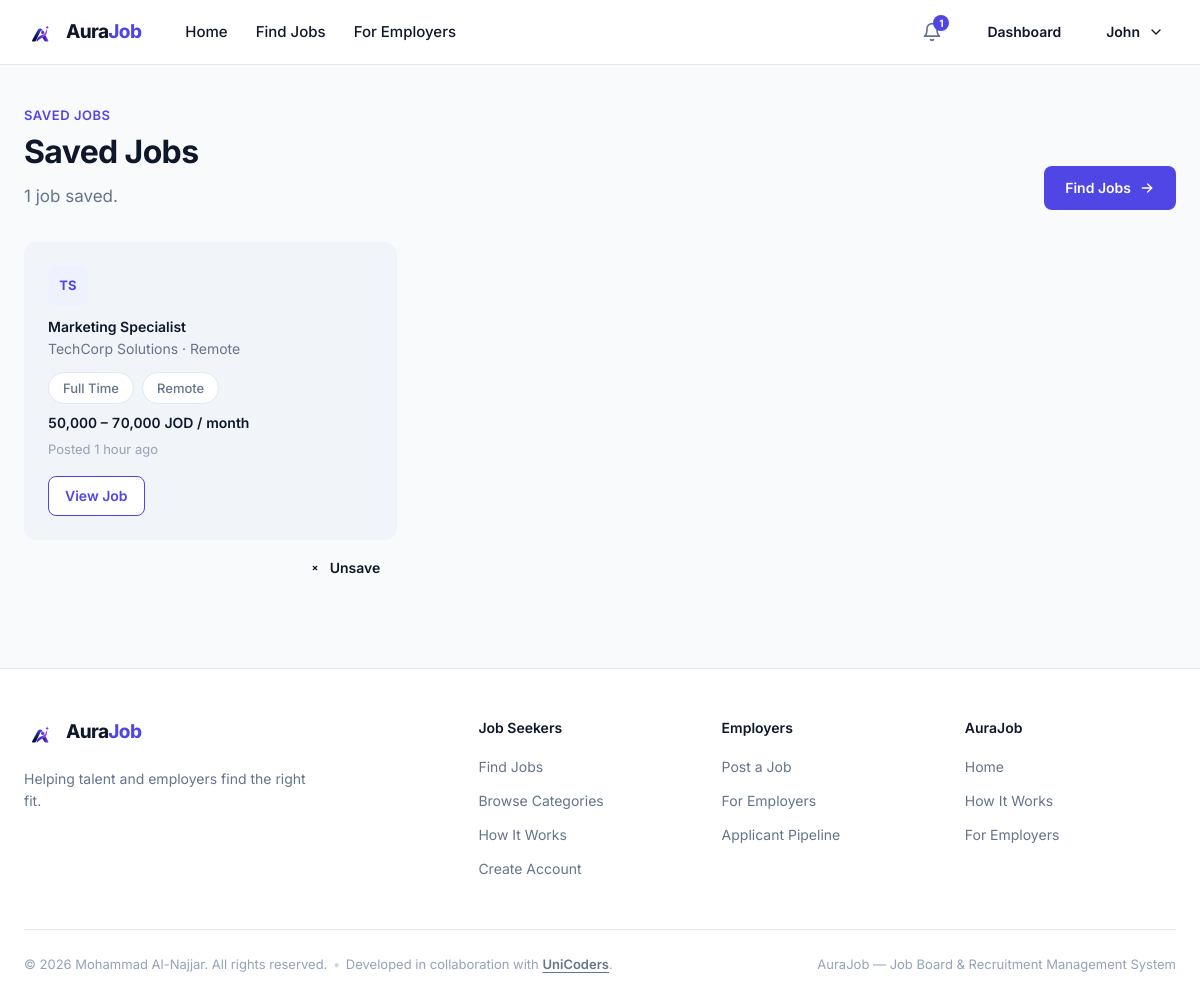
Page /applicant/saved-jobs.php (signed in) on the committed database.
### tables this page shows
CREATE TABLE saved_jobs (
    applicant_id INT UNSIGNED NOT NULL,
    job_id       INT UNSIGNED NOT NULL,
    saved_at     TIMESTAMP    NOT NULL DEFAULT CURRENT_TIMESTAMP,
    PRIMARY KEY (applicant_id, job_id),
    KEY idx_saved_jobs_job (job_id),
    CONSTRAINT fk_saved_jobs_applicant
        FOREIGN KEY (applicant_id) REFERENCES users (id)
        ON DELETE CASCADE,
    CONSTRAINT fk_saved_jobs_job
        FOREIGN KEY (job_id) REFERENCES jobs (id)
        ON DELETE CASCADE
);

CREATE TABLE companies (
    id             INT UNSIGNED   NOT NULL AUTO_INCREMENT,
    user_id        INT UNSIGNED   NOT NULL,
    name           VARCHAR(150)   NOT NULL,
    description    TEXT           NULL,
    industry       VARCHAR(100)   NULL,
    location       VARCHAR(150)   NULL,
    website        VARCHAR(255)   NULL,
    logo_path      VARCHAR(255)   NULL,
    contact_email  VARCHAR(190)   NULL,
    contact_phone  VARCHAR(30)    NULL,
    created_at     TIMESTAMP      NOT NULL DEFAULT CURRENT_TIMESTAMP,
    updated_at     TIMESTAMP      NOT NULL DEFAULT CURRENT_TIMESTAMP ON UPDATE CURRENT_TIMESTAMP,
    PRIMARY KEY (id),
    UNIQUE KEY uq_companies_user (user_id),
    CONSTRAINT fk_companies_user
        FOREIGN KEY (user_id) REFERENCES users (id)
        ON DELETE CASCADE
);

CREATE TABLE jobs (
    id                    INT UNSIGNED  NOT NULL AUTO_INCREMENT,
    company_id            INT UNSIGNED  NOT NULL,
    employer_id           INT UNSIGNED  NOT NULL,
    category_id           INT UNSIGNED  NOT NULL,
    title                 VARCHAR(150)  NOT NULL,
    description           TEXT          NOT NULL,
    requirements          TEXT          NULL,
    location              VARCHAR(150)  NOT NULL,
    salary_min            DECIMAL(12,2) NULL,
    salary_max            DECIMAL(12,2) NULL,
    employment_type       ENUM('full_time','part_time','contract','internship','freelance') NOT NULL,
    work_mode             ENUM('onsite','remote','hybrid') NOT NULL DEFAULT 'onsite',
    experience_level      ENUM('entry','junior','mid','senior','lead') NOT NULL DEFAULT 'entry',
    application_deadline  DATE          NULL,
    status                ENUM('active','closed','draft') NOT NULL DEFAULT 'active',
    created_at            TIMESTAMP     NOT NULL DEFAULT CURRENT_TIMESTAMP,
    updated_at            TIMESTAMP     NOT NULL DEFAULT CURRENT_TIMESTAMP ON UPDATE CURRENT_TIMESTAMP,
    PRIMARY KEY (id),
    KEY idx_jobs_status (status),
    KEY idx_jobs_category (category_id),
    KEY idx_jobs_location (location),
    KEY idx_jobs_company (company_id),
    KEY idx_jobs_employer (employer_id),
    KEY idx_jobs_created (created_at),
    CONSTRAINT fk_jobs_company
        FOREIGN KEY (company_id) REFERENCES companies (id)
        ON DELETE CASCADE,
    CONSTRAINT fk_jobs_employer
        FOREIGN KEY (employer_id) REFERENCES users (id)
        ON DELETE CASCADE,
    CONSTRAINT fk_jobs_category
        FOREIGN KEY (category_id) REFERENCES categories (id)
        ON DELETE RESTRICT
);

### app/Core/auth.php (called while the page is built, shortened)
<?php
function hirepeak_session_is_https(): bool
{
    return !empty($_SERVER['SERVER_PORT']) && (int) $_SERVER['SERVER_PORT'] === 443;
}
function hirepeak_user(): ?array
{
    $user = $_SESSION['user'];
    return $user;
}
function hirepeak_require_auth(): array
{
    $user = hirepeak_user();
    return $user;
}
function hirepeak_require_role(string $role): array
{
    $user = hirepeak_require_auth();
    return $user;
}

### app/Support/html.php (the view, shortened to what this page needs)
<?php
require_once __DIR__ . '/../Core/auth.php';
function hirepeak_url(string $path): string
{
    $path = ltrim($path, '/');
    return $path === '' ? '/' : '/' . $path;
}
function hirepeak_esc(?string $value): string
{
    return htmlspecialchars((string) $value, ENT_QUOTES, 'UTF-8');
}
    ?><!DOCTYPE html>
</html><?php
function hirepeak_employment_type_label(string $type): string
{
    return match ($type) {
        'full_time'  => 'Full Time',
        'part_time'  => 'Part Time',
        'contract'   => 'Contract',
        'internship' => 'Internship',
        'freelance'  => 'Freelance',
        default      => $type,
    };
}
function hirepeak_work_mode_label(string $mode): string
{
    return match ($mode) {
        'onsite' => 'On-site',
        'remote' => 'Remote',
        'hybrid' => 'Hybrid',
        default  => $mode,
    };
}
function hirepeak_initials(string $name): string
{
    $clean = trim($name);
    $words = preg_split('/\s+/', str_replace(['-', '_', '&', '.', ','], ' ', $clean), -1, PREG_SPLIT_NO_EMPTY);
    $firstChar = static function (string $word): string {
        return \function_exists('mb_substr')
            ? mb_substr($word, 0, 1, 'UTF-8')
            : substr($word, 0, 1);
    };
    $upper = static function (string $char): string {
        return \function_exists('mb_strtoupper')
            ? mb_strtoupper($char, 'UTF-8')
            : strtoupper($char);
    };
    $letters = $upper($firstChar((string) $words[0]));
    if (count($words) > 1) {
        $letters .= $upper($firstChar((string) $words[1]));
    }
    return $letters;
}
function hirepeak_salary_range(?string $min, ?string $max): string
{
    $minV = $min !== null && $min !== '' ? (float) $min : null;
    $maxV = $max !== null && $max !== '' ? (float) $max : null;
    $fmt = static function (float $n): string {
        return number_format($n, $n === floor($n) ? 0 : 2);
    };
    return $fmt($minV) . ' &ndash; ' . $fmt($maxV) . ' JOD / month';
}
function hirepeak_relative_time(?string $timestamp): string
{
    $time = strtotime($timestamp);
    $diff = time() - $time;
    if ($diff < 86400) {
        $h = (int) floor($diff / 3600);
        return $h === 1 ? '1 hour ago' : $h . ' hours ago';
    }
    return date('M j, Y', $time);
}
function hirepeak_dashboard_job_card(array $job): string
{
    $id = (int) ($job['id'] ?? 0);
    $title = hirepeak_esc((string) ($job['title'] ?? 'Untitled role'));
    $company = hirepeak_esc((string) ($job['company_name'] ?? ''));
    $location = hirepeak_esc((string) ($job['location'] ?? ''));
    $companyLine = trim($company . ($location !== '' ? ' &middot; ' . $location : ''));
    $type = hirepeak_employment_type_label((string) ($job['employment_type'] ?? ''));
    $mode = hirepeak_work_mode_label((string) ($job['work_mode'] ?? ''));
    $salary = hirepeak_salary_range(
        isset($job['salary_min']) ? (string) $job['salary_min'] : '',
        isset($job['salary_max']) ? (string) $job['salary_max'] : ''
    );
    $posted = hirepeak_relative_time(isset($job['created_at']) ? (string) $job['created_at'] : null);
    $logo = hirepeak_esc(hirepeak_initials($company !== '' ? $company : $title));
    $closed = isset($job['status']) && $job['status'] !== 'active';
    $url = hirepeak_url('job-details.php?id=' . $id);
    $chips = '';
    if (!$closed) {
        if ($type !== '') {
            $chips .= '<li class="chip">' . hirepeak_esc($type) . '</li>';
        }
        if ($mode !== '') {
            $chips .= '<li class="chip">' . hirepeak_esc($mode) . '</li>';
        }
    }
    $closedChip = $closed ? '<li class="chip chip--closed">Closed</li>' : '';
    return '<article class="mini-card">'
        . '<div class="mini-card__top">'
        . '<span class="mini-card__logo" aria-hidden="true">' . $logo . '</span>'
        . '</div>'
        . '<h3 class="mini-card__title"><a href="' . $url . '">' . $title . '</a></h3>'
        . '<p class="mini-card__company">' . $companyLine . '</p>'
        . '<ul class="mini-card__chips">' . $chips . $closedChip . '</ul>'
        . '<p class="mini-card__salary">' . $salary . '</p>'
        . '<p class="mini-card__posted">' . ($closed ? 'No longer accepting applications' : (($posted !== '' ? 'Posted ' . $posted : '&nbsp;'))) . '</p>'
        . '<a class="btn btn--outline btn--sm mini-card__cta" href="' . $url . '">View Job</a>'
        . '</article>';
}

### public/applicant/saved-jobs.php (shortened to what this page needs)
<?php
require dirname(__DIR__, 2) . '/app/Core/auth.php';
require dirname(__DIR__, 2) . '/app/Support/html.php';
$user = hirepeak_require_role('applicant');
$uid = (int) $user['id'];
$savedJobs = [];
$loadError = false;
try {
    $db = hirepeak_db();
    $stmt = $db->prepare(
        'SELECT s.saved_at,
                j.id, j.title, j.location, j.salary_min, j.salary_max,
                j.employment_type, j.work_mode, j.experience_level,
                j.status, j.created_at,
                c.name AS company_name
         FROM saved_jobs s
         INNER JOIN jobs j ON j.id = s.job_id
         INNER JOIN companies c ON c.id = j.company_id
         WHERE s.applicant_id = ?
         ORDER BY s.saved_at DESC'
    );
    $stmt->bind_param('i', $uid);
    $stmt->execute();
    $savedJobs = $stmt->get_result()->fetch_all(MYSQLI_ASSOC);
} catch (\Throwable $e) {
    error_log('[hirepeak] saved-jobs page load failed: ' . $e->getMessage());
    $loadError = true;
}
?>
<!DOCTYPE html>
<html lang="en">
<head>
  <link rel="stylesheet" href="/assets/css/style.css">
</head>
<body>
  <?php require dirname(__DIR__, 2) . '/app/Views/header.php'; ?>
  <main id="main" class="dash-main">
    <div class="container">
      <?php if ($loadError): ?>
        <div class="track-topbar">
          <nav class="breadcrumb" aria-label="Breadcrumb">
            <ol>
              <li><a href="<?php echo hirepeak_url('applicant/dashboard.php'); ?>">Dashboard</a></li>
            </ol>
          </nav>
          <a class="jd-back" href="<?php echo hirepeak_url('jobs.php'); ?>">
            <svg width="16" height="16" viewBox="0 0 24 24" fill="none" stroke="currentColor" stroke-width="2" stroke-linecap="round" stroke-linejoin="round" aria-hidden="true">
              <path d="M19 12H5"/>
              <path d="m11 18-6-6 6-6"/>
            </svg>
            Find Jobs
          </a>
        </div>
        <section class="dash-alert" role="alert" aria-labelledby="saved-load-error-title">
          <h1 id="saved-load-error-title">Something went wrong on our side.</h1>
          <p>We couldn't load your saved jobs right now. Please try again in a moment.</p>
          <a class="btn btn--primary" href="<?php echo hirepeak_url('applicant/saved-jobs.php'); ?>">Try again</a>
        </section>
      <?php else: ?>
        <header class="dash-head">
          <div>
            <p class="dash-eyebrow">Saved jobs</p>
            <h1 class="dash-title">Saved Jobs</h1>
            <p class="dash-text"><?php echo (int) count($savedJobs); ?> job<?php echo (int) count($savedJobs) === 1 ? '' : 's'; ?> saved.</p>
          </div>
          <a class="btn btn--primary dash-head__cta" href="<?php echo hirepeak_url('jobs.php'); ?>">
            Find Jobs
            <svg width="16" height="16" viewBox="0 0 24 24" fill="none" stroke="currentColor" stroke-width="2" stroke-linecap="round" stroke-linejoin="round" aria-hidden="true">
              <path d="M5 12h14"/>
              <path d="m13 6 6 6-6 6"/>
            </svg>
          </a>
        </header>
        <?php if ($savedJobs === []): ?>
          <section class="empty-state">
            <div class="empty-state__icon" aria-hidden="true">
              <svg width="32" height="32" viewBox="0 0 24 24" fill="none" stroke="currentColor" stroke-width="1.75" stroke-linecap="round" stroke-linejoin="round">
                <path d="M19 21 12 16 5 21V5a2 2 0 0 1 2-2h10a2 2 0 0 1 2 2Z"/>
              </svg>
            </div>
            <h2 class="empty-state__title">No saved jobs yet.</h2>
            <p class="empty-state__text">Save roles you're interested in and come back to them anytime.</p>
            <div class="empty-state__actions">
              <a class="btn btn--primary" href="<?php echo hirepeak_url('jobs.php'); ?>">Explore Jobs</a>
            </div>
          </section>
        <?php else: ?>
          <div class="mini-grid saved-jobs-grid">
            <?php foreach ($savedJobs as $job): ?>
              <div class="saved-job">
                <?php echo hirepeak_dashboard_job_card($job); ?>
                <form class="save-form saved-job__remove" method="post" action="<?php echo hirepeak_url('save-job.php'); ?>">
                  <button class="btn btn--ghost btn--sm saved-job__remove-btn" type="submit">
                    <svg width="14" height="14" viewBox="0 0 24 24" fill="none" stroke="currentColor" stroke-width="2" stroke-linecap="round" stroke-linejoin="round" aria-hidden="true">
                      <path d="m15 9-6 6"/>
                      <path d="m9 9 6 6"/>
                    </svg>
                    Unsave
                  </button>
                </form>
              </div>
            <?php endforeach; ?>
          </div>
        <?php endif; ?>
      <?php endif; ?>
    </div>
  </main>
  <?php require dirname(__DIR__, 2) . '/app/Views/footer.php'; ?>
</body>
</html>

### rows in the picture
saved_jobs: companies.name "TS", job.title "Marketing Specialist", companies.name "TechCorp Solutions · Remote", job.employment_type "Full Time", job.work_mode "Remote", job.salary_max "50,000 – 70,000 JOD / month", job.created_at "1 hour ago"

### other values in the picture
hirepeak_esc($hpItem['label']) "Home"
hirepeak_esc($hpItem['label']) "Find Jobs"
hirepeak_esc($hpItem['label']) "For Employers"
$hpUnread "1"
hirepeak_esc($hpFirstName) "John"
count($savedJobs) "1"
